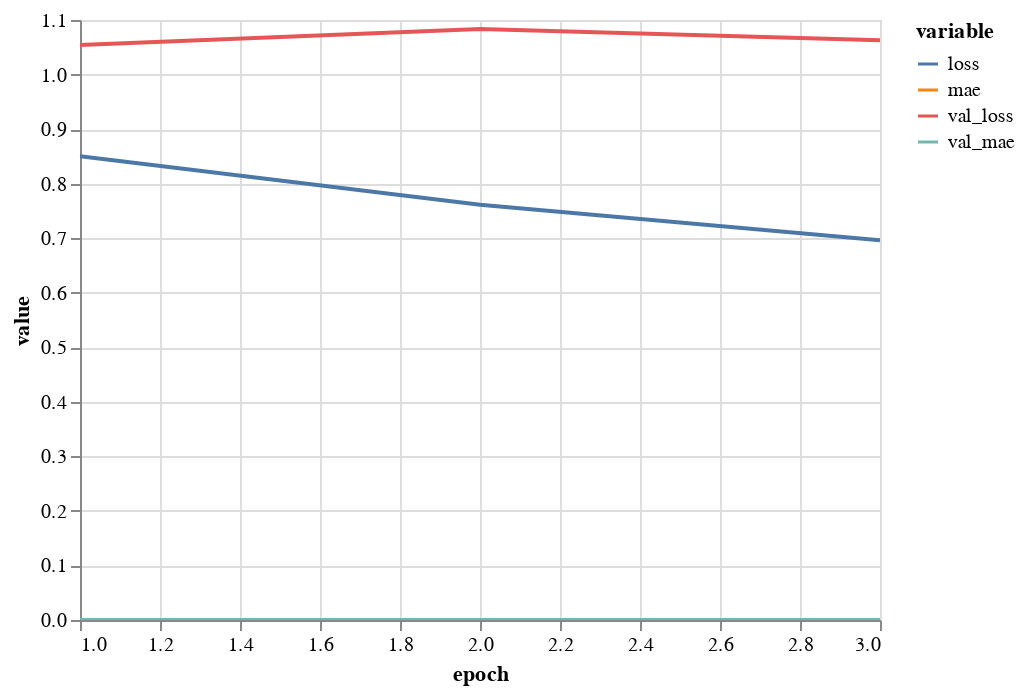

Notebook code cell kept with this figure:
### Code cell
# Display the loss and error chart
import altair as alt

# Operate on a copy to not modify loss_df
df = return_value["df"].copy()
data = df.reset_index().melt(
    id_vars=['epoch'], 
    value_vars=['loss', 'mae', 'val_loss', 'val_mae'])

bind = alt.selection_interval(bind='scales')

alt.Chart(data).mark_line().encode(
    x='epoch',
    y='value',
    color='variable'
).add_selection(
    bind
)

### Figure 1 — Vega-Lite specification as saved in the notebook (floating-point values rounded to 4 significant figures)
{"config": {"view": {"continuousWidth": 400, "continuousHeight": 300}}, "data": {"name": "data-368a900c3266ae706cb3ad506a039d89"}, "mark": "line", "encoding": {"color": {"type": "nominal", "field": "variable"}, "x": {"type": "quantitative", "field": "epoch"}, "y": {"type": "quantitative", "field": "value"}}, "selection": {"selector001": {"type": "interval", "bind": "scales"}}, "$schema": "https://vega.github.io/schema/vega-lite/v4.8.1.json", "datasets": {"data-368a900c3266ae706cb3ad506a039d89": [{"epoch": 1, "variable": "loss", "value": 0.8504}, {"epoch": 2, "variable": "loss", "value": 0.7614}, {"epoch": 3, "variable": "loss", "value": 0.696}, {"epoch": 1, "variable": "mae", "value": 0}, {"epoch": 2, "variable": "mae", "value": 0}, {"epoch": 3, "variable": "mae", "value": 0}, {"epoch": 1, "variable": "val_loss", "value": 1.054}, {"epoch": 2, "variable": "val_loss", "value": 1.083}, {"epoch": 3, "variable": "val_loss", "value": 1.063}, {"epoch": 1, "variable": "val_mae", "value": 0}, {"epoch": 2, "variable": "val_mae", "value": 0}, {"epoch": 3, "variable": "val_mae", "value": 0}]}}
